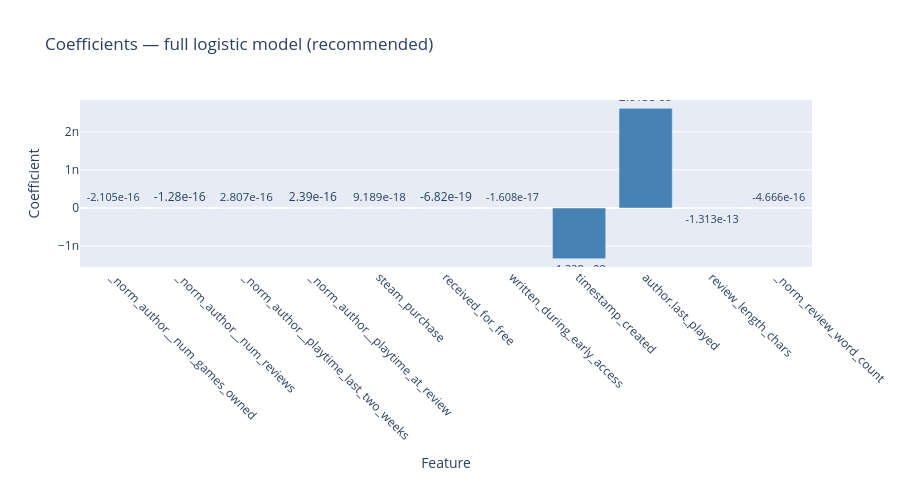

Here is the notebook cell this chart was saved with:
### Code cell
import plotly.graph_objects as go

fig = go.Figure(
    data=[
        go.Bar(
            x=training_cols,
            y=logreg.coef_.ravel(),
            marker_color="steelblue",
            text=[f"{c:.4g}" for c in logreg.coef_.ravel()],
            textposition="outside",
        )
    ]
)
fig.update_layout(
    title="Coefficients — full logistic model (recommended)",
    xaxis_title="Feature",
    yaxis_title="Coefficient",
    xaxis_tickangle=45,
    height=480,
    width=900,
    margin=dict(b=120),
)
fig.show()

### Figure 1 — Plotly figure (JSON) as saved in the notebook; plotly's stock layout.template omitted (floating-point values rounded to 4 significant figures)
{"data": [{"marker": {"color": "steelblue"}, "text": ["-2.105e-16", "-1.28e-16", "2.807e-16", "2.39e-16", "9.189e-18", "-6.82e-19", "-1.608e-17", "-1.328e-09", "2.615e-09", "-1.313e-13", "-4.666e-16"], "textposition": "outside", "type": "bar", "x": ["_norm_author__num_games_owned", "_norm_author__num_reviews", "_norm_author__playtime_last_two_weeks", "_norm_author__playtime_at_review", "steam_purchase", "received_for_free", "written_during_early_access", "timestamp_created", "author.last_played", "review_length_chars", "_norm_review_word_count"], "y": [-2.105e-16, -1.28e-16, 2.807e-16, 2.39e-16, 9.189e-18, -6.82e-19, -1.608e-17, -1.328e-09, 2.615e-09, -1.313e-13, -4.666e-16]}], "layout": {"height": 480, "margin": {"b": 120}, "title": {"text": "Coefficients — full logistic model (recommended)"}, "width": 900, "xaxis": {"tickangle": 45, "title": {"text": "Feature"}}, "yaxis": {"title": {"text": "Coefficient"}}}}
